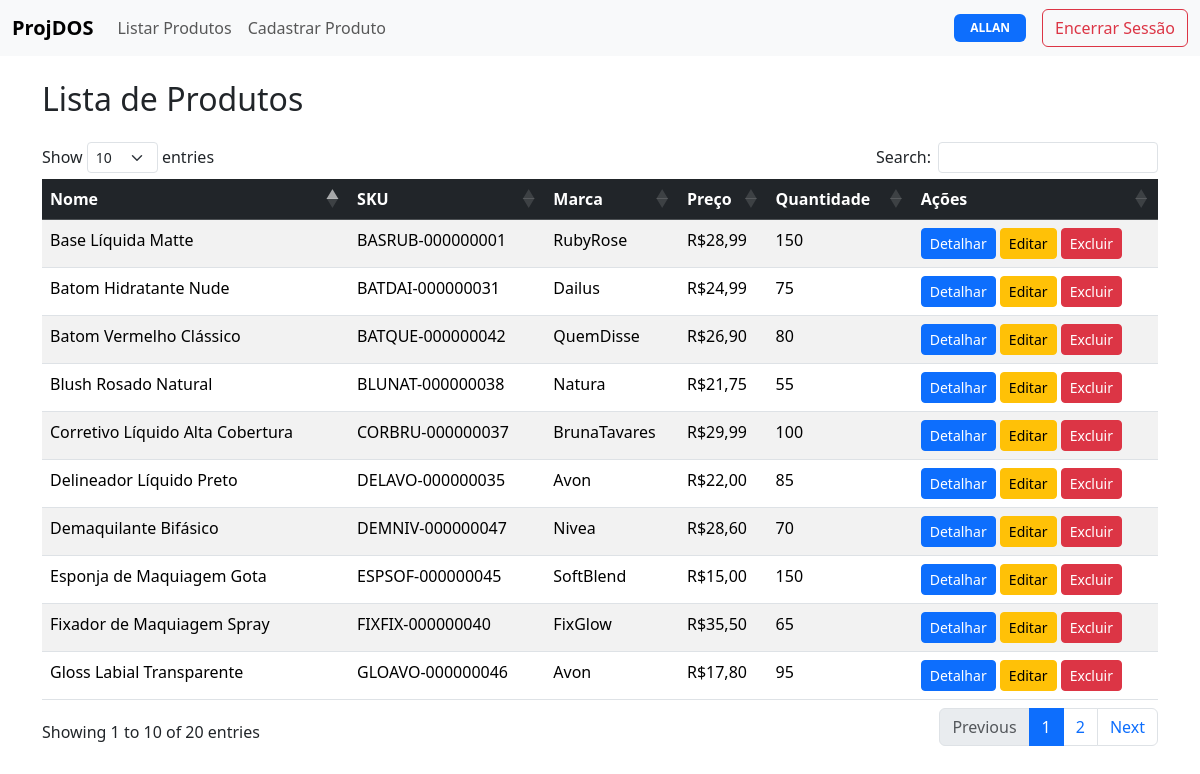
The page /produtos/ (signed in) on the database its author committed.
### produto/models.py (models this page shows, shortened)
class Produto(models.Model):
    nome = models.CharField(max_length=100)
    descricao = models.TextField(blank=True)
    preco = models.DecimalField(max_digits=10, decimal_places=2)
    saldo_estoque = models.PositiveIntegerField()
    marca = models.CharField(max_length=16, null=False, blank=False)
    sku = models.CharField(max_length=16, unique=True, editable=False)

### produto/views.py (the view)
# urls.py: path('produtos/', views.listar_produtos, name='listar_produtos'),
@login_required(login_url=reverse_lazy('login'))
def listar_produtos(request):
    produtos = Produto.objects.all()
    return render(request, 'produto/listar_produtos.html', {'produtos': produtos})

### produto/templates/produto/listar_produtos.html (shortened to what this page needs)
{% extends 'base.html' %}
{% load l10n %}
{% block content %}
  <h2 class="mb-4">Lista de Produtos</h2>
  <table class="table table-hover table-striped" id="productTable">
    <thead class="table-dark">
      <tr>
        <th>Nome</th>
        <th>SKU</th>
        <th>Marca</th>
        <th>Preço</th>
        <th>Quantidade</th>
        <th>Ações</th>
      </tr>
    </thead>
    <tbody>
      {% for produto in produtos %}
        <tr>
          <td>{{ produto.nome }}</td>
          <td>{{ produto.sku }}</td>
          <td>{{ produto.marca }}</td>
          <td>R${{ produto.preco|floatformat:2|localize }}</td>
          <td>{{ produto.saldo_estoque }}</td>
          <td>
            <button class="btn btn-primary btn-sm" data-bs-toggle="modal" data-bs-target="#modal{{ produto.id }}">Detalhar</button>
            {% if perms.produto.change_produto %}
              <a href="{% url 'editar_produto' produto.id %}" class="btn btn-warning btn-sm">Editar</a>
            {% endif %}
            {% if perms.produto.delete_produto %}
              <button type="button" class="btn btn-danger btn-sm" data-bs-toggle="modal" data-bs-target="#modalExcluir{{ produto.id }}">Excluir</button>
            {% endif %}
          </td>
        </tr>
      {% endfor %}
    </tbody>
  </table>
{% endblock %}

### produto/templates/base.html (shortened to what this page needs)
<!DOCTYPE html>
<html lang="pt-br">
  <head>
    <link href="https://cdn.jsdelivr.net/npm/bootstrap@5.3.6/dist/css/bootstrap.min.css" rel="stylesheet" />
    <link href="https://cdn.datatables.net/1.13.6/css/dataTables.bootstrap5.min.css" rel="stylesheet" />
  </head>
  <body>
    <nav class="navbar navbar-expand-lg bg-body-tertiary mb-4">
      <div class="container-fluid">
        <a class="navbar-brand fw-bold" href="#">ProjDOS</a>
        <div class="collapse navbar-collapse" id="navbarContent">
          <ul class="navbar-nav me-auto mb-2 mb-lg-0">
            <li class="nav-item">
              <a class="nav-link" href="{% url 'listar_produtos' %}">Listar Produtos</a>
            </li>
            <li class="nav-item">
              {% if perms.produto.add_produto %}
                <a class="nav-link" href="{% url 'criar_produto' %}">Cadastrar Produto</a>
              {% endif %}
            </li>
          </ul>
          <div class="d-flex align-items-center ms-auto gap-3">
            <span class="badge text-bg-primary text-uppercase px-3 py-2">{{ user.username }}</span>
            <button type="button" class="btn btn-outline-danger" data-bs-toggle="modal" data-bs-target="#logoutModal">Encerrar Sessão</button>
          </div>
        </div>
      </div>
    </nav>
    <div class="container">
      {% block content %}
      {% endblock %}
    </div>
  </body>
</html>

### rows shown on the page
Produto: nome "Base Líquida Matte", sku "BASRUB-000000001", marca "RubyRose", preco "28,99", saldo_estoque "150"
Produto: nome "Batom Hidratante Nude", sku "BATDAI-000000031", marca "Dailus", preco "24,99", saldo_estoque "75"
Produto: nome "Delineador Líquido Preto", sku "DELAVO-000000035", marca "Avon", preco "22,00", saldo_estoque "85"
Produto: nome "Corretivo Líquido Alta Cobertura", sku "CORBRU-000000037", marca "BrunaTavares", preco "29,99", saldo_estoque "100"
Produto: nome "Blush Rosado Natural", sku "BLUNAT-000000038", marca "Natura", preco "21,75", saldo_estoque "55"
Produto: nome "Fixador de Maquiagem Spray", sku "FIXFIX-000000040", marca "FixGlow", preco "35,50", saldo_estoque "65"
Produto: nome "Batom Vermelho Clássico", sku "BATQUE-000000042", marca "QuemDisse", preco "26,90", saldo_estoque "80"
Produto: nome "Esponja de Maquiagem Gota", sku "ESPSOF-000000045", marca "SoftBlend", preco "15,00", saldo_estoque "150"
Produto: nome "Gloss Labial Transparente", sku "GLOAVO-000000046", marca "Avon", preco "17,80", saldo_estoque "95"
Produto: nome "Demaquilante Bifásico", sku "DEMNIV-000000047", marca "Nivea", preco "28,60", saldo_estoque "70"

### other values the page prints
{{ user.username }} "ALLAN"
